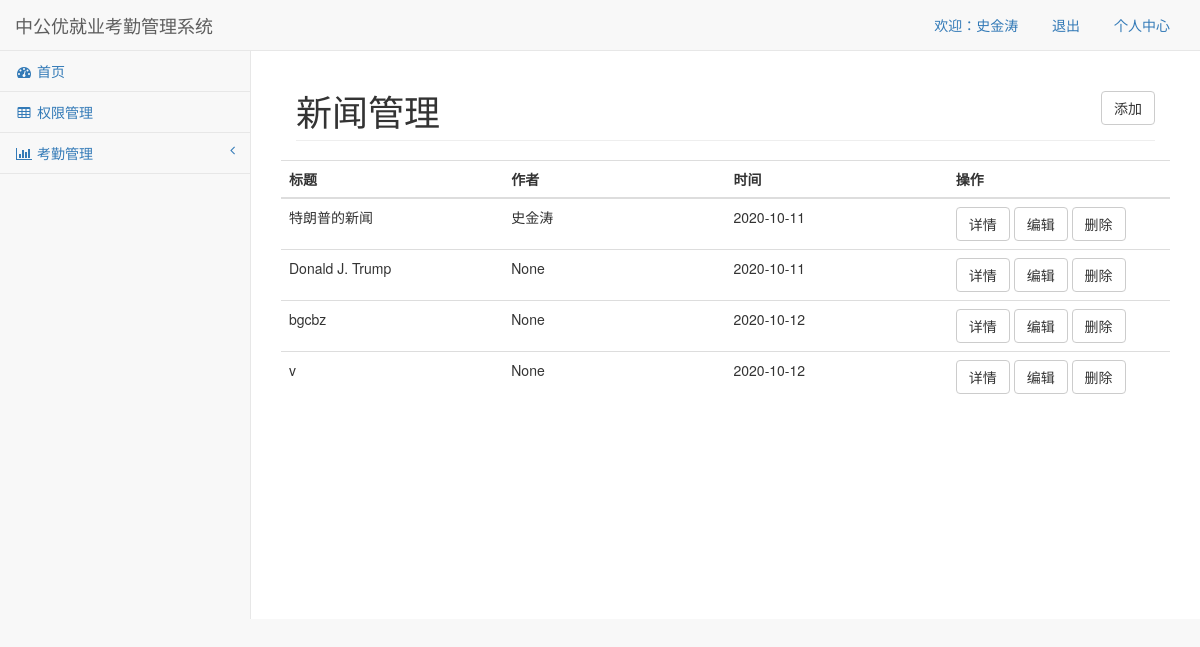
The page /news/ (signed in) on the database its author committed.
### models.py (models this page shows, shortened)
class Base(db.Model):
    __abstract__ = True
    id = db.Column(db.Integer,primary_key=True,autoincrement=True)

class News(Base):
    __tablename__ = "news"
    title = db.Column(db.String(64))
    author = db.Column(db.String(32))
    ntime = db.Column(db.Date)
    content = db.Column(db.Text)
    picture = db.Column(db.String(128), nullable=True)

### views.py (the view)
@app.route("/news/")
def news():
    news_obj = News.query.all()
    return render_template("news.html",news_obj=news_obj)

### views.py (called while the page is built)
@app.add_template_global
def aa():
    result = {
        'news': False,
        'renshi': False
    }
    person_id = request.cookies.get('person_id')
    person_obj = Person.query.get(person_id)
    pos_obj = person_obj.positions  # 职位对象
    permission_obj_list = pos_obj.permission  # 权限对象。
    for permission_obj in permission_obj_list:
        if permission_obj.name == '新闻管理':
            result['news'] = True
        if permission_obj.name == '人事管理':
            result['renshi'] = True
        if permission_obj.name == '考勤管理':
            result['kaoqin'] = True
    return result

### templates/news.html (shortened to what this page needs)
{% extends "base.html" %}
{% block contain_title %}
    新闻管理
    <a class="btn btn-default pull-right" href="/add_news/">添加</a>
{% endblock %}
{% block contain %}
    <div class="row">
                <div class="col-lg-12">
                    <div class="row">
                        <table class="table">
                            <thead>
                            <tr>
                            <tr>
                                <th>标题</th>
                                <th>作者</th>
                                <th>时间</th>
                                <th>操作</th>
                            </tr>
                            </tr>
                            </thead>
                            <tbody>
                        {% for i in news_obj %}
                            <tr>
                                <td class="col-lg-3">{{ i.title }}</td>
                                <td class="col-lg-3">{{ i.author }}</td>
                                <td class="col-lg-3">{{ i.ntime }}</td>
                                <td class="col-lg-3">
                                    <a class="btn btn-default" href="/detail_news/?id={{ i.id }}">详情</a>
                                    <a class="btn btn-default" href="/edit_news/?id={{ i.id }}">编辑</a>
                                    <a class="btn btn-default" href="/delete_news/?id={{ i.id }}">删除</a>
                                </td>
                            </tr>
                        {% endfor %}
                            </tbody>
                        </table>
                    </div>
                </div>
            </div>
{% endblock %}

### rows shown on the page
News: title "特朗普的新闻", author "史金涛", ntime "2020-10-11"
News: title "Donald J. Trump", author "None", ntime "2020-10-11"
News: title "bgcbz", author "None", ntime "2020-10-12"
News: title "v", author "None", ntime "2020-10-12"

### other values the page prints
{{ request.cookies.get("person_name") }} "史金涛"
